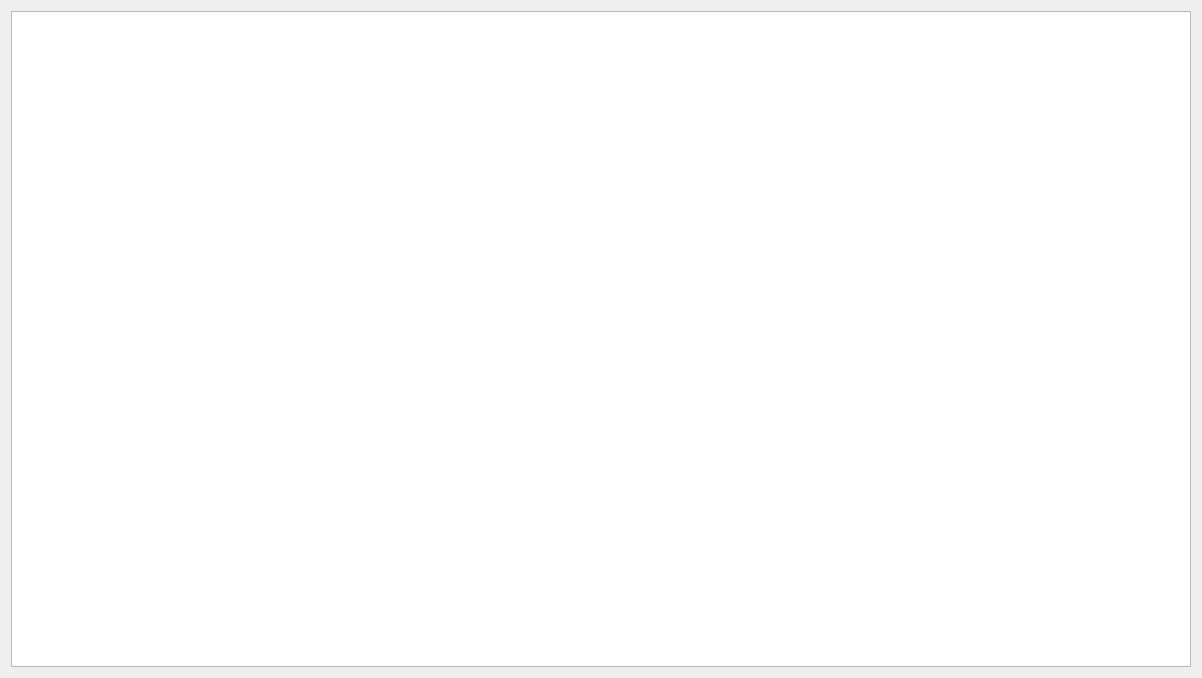
<?xml version="1.0" encoding="UTF-8"?>
<ui version="4.0">
 <class>RoomForm</class>
 <widget class="QWidget" name="RoomForm">
  <property name="geometry">
   <rect>
    <x>0</x>
    <y>0</y>
    <width>1202</width>
    <height>678</height>
   </rect>
  </property>
  <property name="windowTitle">
   <string>Form</string>
  </property>
  <layout class="QHBoxLayout" name="horizontalLayout">
   <item>
    <widget class="QTableView" name="tableView"/>
   </item>
  </layout>
 </widget>
 <resources/>
 <connections/>
</ui>
